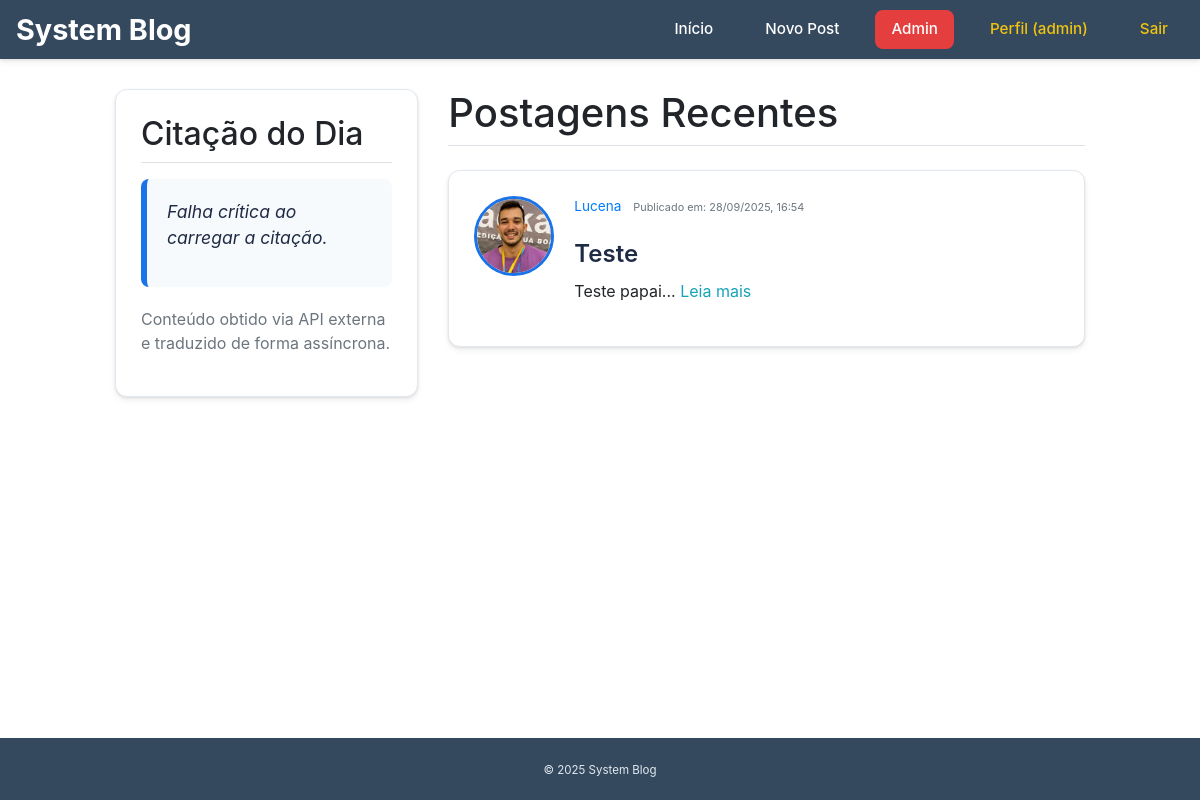
Screenshot of /home (signed in) with the database file from the repository.
### models.py (models this page shows, shortened)
class User(db.Model, UserMixin):
    id = db.Column(db.Integer, primary_key=True)
    username = db.Column(db.String(20), unique=True, nullable=False)
    email = db.Column(db.String(120), unique=True, nullable=False)
    password = db.Column(db.String(60), nullable=False)
    image_file = db.Column(db.String(20), nullable=False, default='default.jpg')
    is_active = db.Column(db.Boolean, default=False)
    role_id = db.Column(db.Integer, db.ForeignKey('role.id'), nullable=False, default=1)
    posts = db.relationship('Post', backref='author', lazy=True)

class Post(db.Model):
    id = db.Column(db.Integer, primary_key=True)
    title = db.Column(db.String(100), nullable=False)
    date_posted = db.Column(db.DateTime, nullable=False, default=datetime.utcnow)
    content = db.Column(db.Text, nullable=False)
    user_id = db.Column(db.Integer, db.ForeignKey('user.id'), nullable=False)

### views.py (the view)
@app.route("/")
@app.route("/home")
def home():
    quote = quote_of_the_day['content']
    author = quote_of_the_day['author']
    posts = Post.query.order_by(Post.date_posted.desc()).all()
    return render_template('home.html', title='Início', posts=posts, quote=quote, author=author,is_moderator=is_moderator, is_admin=is_admin)

### app.py (called while the page is built)
@login_manager.user_loader
def load_user(user_id):
    try:
        return db.session.get(User, int(user_id))
    except ValueError:
        return None

### models.py (called while the page is built)
def is_admin(user):
    return bool(user.is_authenticated and getattr(user.role, "can_admin", False))

### views.py (called while the page is built)
@app.before_request
def start_quote_thread():
    global quote_of_the_day
    if quote_of_the_day.get('thread') is None or not quote_of_the_day['thread'].is_alive():
        th = Thread(target=get_and_translate_quote, daemon=True)
        th.start()
        quote_of_the_day['thread'] = th
        app.logger.info("Thread de citação assíncrona iniciada.")

### templates/home.html (shortened to what this page needs)
{% extends "base.html" %}
{% block extra_css %}
    <link rel="stylesheet" href="{{ url_for('static', filename='css/home.css') }}">
{% endblock %}
{% block content %}
    <div class="row">
        <div class="col-md-4">
            <section id="quote-section" class="content-section">
                <h2 class="border-bottom pb-2 mb-3">Citação do Dia</h2>
                <div id="quote-box" class="quote-of-the-day">
                    <p id="quote-text" class="quote-text quote-loading">Carregando citação…</p>
                </div>
                <p class="text-muted text-sm mt-3">Conteúdo obtido via API externa e traduzido de forma assíncrona.</p>
            </section>
        </div>
        <div class="col-md-8">
            <h1 class="border-bottom mb-4 pb-2">Postagens Recentes</h1>
            {% if posts %}
                {% for post in posts %}
                    <article class="content-section post-article">
                        <div class="media">
                            <img class="article-img" src="{{ url_for('static', filename='profile_pics/' + post.author.image_file) }}" alt="Imagem de Perfil">
                            <div class="media-body">
                                <div class="post-meta">
                                    <a class="mr-2" href="{{ url_for('user_posts', username=post.author.username) }}">{{ post.author.username }}</a>
                                    <small class="text-muted">Publicado em: {{ post.date_posted.strftime('%d/%m/%Y, %H:%M') }}</small>
                                </div>
                                <h2><a class="article-title" href="{{ url_for('post', post_id=post.id) }}">{{ post.title }}</a></h2>
                                <p class="article-content">{{ post.content[:240] }}...
                                    <a href="{{ url_for('post', post_id=post.id) }}" class="text-info">Leia mais</a>
                                </p>
                            </div>
                        </div>
                    </article>
                {% endfor %}
            {% else %}
                <div class="alert alert-info">Nenhum post ainda. Seja o primeiro a publicar!</div>
            {% endif %}
        </div>
    </div>
{% endblock content %}

### templates/base.html (shortened to what this page needs)
<!doctype html>
<html lang="pt-br">
<head>
  <link rel="stylesheet" href="{{ url_for('static', filename='css/base.css') }}">
  <link rel="stylesheet" href="https://stackpath.bootstrapcdn.com/bootstrap/4.5.2/css/bootstrap.min.css">
  {% block extra_css %}{% endblock %}
</head>
<body>
  <nav class="navbar">
    <a href="{{ url_for('home') }}" class="brand">System Blog</a>
    <div class="nav-links">
      <a href="{{ url_for('home') }}" class="nav-link">Início</a>
      {% if current_user.is_authenticated %}
        <a href="{{ url_for('new_post') }}" class="nav-link">Novo Post</a>
        {% if is_admin(current_user) %}
          <a href="{{ url_for('admin_users') }}" class="nav-link nav-link-admin">Admin</a>
        {% elif is_moderator(current_user) %}
          <a href="{{ url_for('moderator_dashboard') }}" class="nav-link">Moderação</a>
        {% else %}
          <a href="{{ url_for('user_dashboard') }}" class="nav-link">Meu Painel</a>
        {% endif %}
        <a href="{{ url_for('account') }}" class="nav-link nav-link-profile">Perfil ({{ current_user.username }})</a>
        <a href="{{ url_for('logout') }}" class="nav-link nav-link-danger">Sair</a>
      {% else %}
        <a href="{{ url_for('login') }}" class="nav-link">Login</a>
        <a href="{{ url_for('register') }}" class="nav-link nav-link-register">Registrar</a>
      {% endif %}
    </div>
  </nav>
  <main class="container">
    {% block content %}{% endblock %}
  </main>
  <footer class="footer">
    <small>&copy; {{ 2025 }} System Blog</small>
  </footer>
</body>
</html>

### static/css/base.css (style rules this page uses)
:root { --primary-color: #1a73e8; --secondary-color: #34495e; --accent-color: #f1c40f; --background-color: #f8fafc; --text-color: #1f2a44; --border-color: #e2e8f0; --shadow: 0 4px 6px rgba(0, 0, 0, 0.05), 0 1px 3px rgba(0, 0, 0, 0.1); --transition: all 0.3s ease; }
body { background: var(--background-color); color: var(--text-color); margin: 0; padding: 0; font-family: 'Inter', sans-serif; font-size: 16px; line-height: 1.6; min-height: 100vh; display: flex; flex-direction: column; }
main.container { max-width: 1000px; width: 90%; margin: 30px auto; padding: 0 15px; flex-grow: 1; }
.content-section { background: #fff; padding: 25px; border-radius: 12px; border: 1px solid var(--border-color); box-shadow: var(--shadow); margin-bottom: 25px; transition: var(--transition); }
.navbar { background: var(--secondary-color); color: #fff; padding: 15px 20px; display: flex; justify-content: space-between; align-items: center; box-shadow: var(--shadow); position: sticky; top: 0; z-index: 1000; }
.brand { color: #fff; font-size: 1.8rem; font-weight: 700; text-decoration: none; transition: var(--transition); }
.nav-links { display: flex; align-items: center; gap: 20px; }
.nav-link { color: #fff; text-decoration: none; padding: 8px 16px; border-radius: 8px; font-weight: 500; font-size: 0.95rem; transition: var(--transition); }
.nav-link-admin { background: #e53e3e; padding: 8px 16px; }
.nav-link-profile, .nav-link-danger { color: var(--accent-color); }
.footer { background: var(--secondary-color); color: #e2e8f0; padding: 20px; text-align: center; font-size: 0.9rem; margin-top: auto; }
.post-article { background: #fff; padding: 25px; border-radius: 12px; border: 1px solid var(--border-color); margin-bottom: 25px; box-shadow: var(--shadow); transition: var(--transition); }
.post-article h2 a { color: var(--text-color); text-decoration: none; font-weight: 600; font-size: 1.5rem; }
.post-meta { font-size: 0.85rem; color: #718096; margin-bottom: 15px; }
.article-content { line-height: 1.7; font-size: 1rem; }
.article-img { height: 80px; width: 80px; margin-right: 20px; object-fit: cover; border-radius: 50%; border: 3px solid var(--primary-color); }

### static/css/home.css (style rules this page uses)
.quote-of-the-day { background: #f7fafc; border-left: 6px solid var(--primary-color); padding: 20px; border-radius: 8px; margin-bottom: 20px; transition: var(--transition); }
.quote-text { font-style: italic; font-size: 1.1rem; color: var(--text-color); line-height: 1.5; margin-bottom: 10px; }

### rows the page displays
User: username "admin"
Post: image_file (picture), author.username "Lucena", date_posted "28/09/2025, 16:54", title "Teste", content "Teste papai"

### other values shown
{{ 2025 }} "2025"
